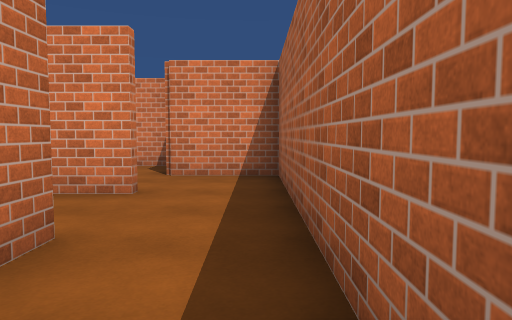
view 1 (above)

21 first-person views from a walk through a 3-D level made in the Unity game engine. The camera is 1.3 m above the floor, tilts 4° down and sees 70° across. The floor is counted in squares, 1.8 m on a side. Each view is taken from the middle of a square. On the plan, view 1 faces up. The plan holds only what a view shows up to about 11 squares ahead; the rest is blank. The player is left out. Surface patterns are stand-ins for the level's own textures.

view 2
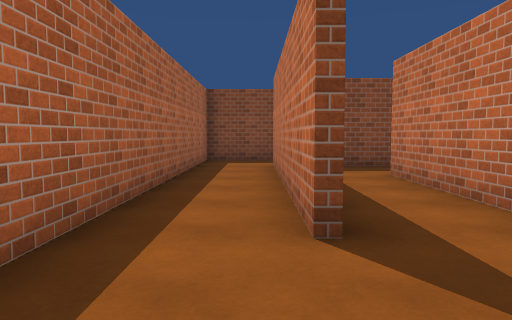

view 3
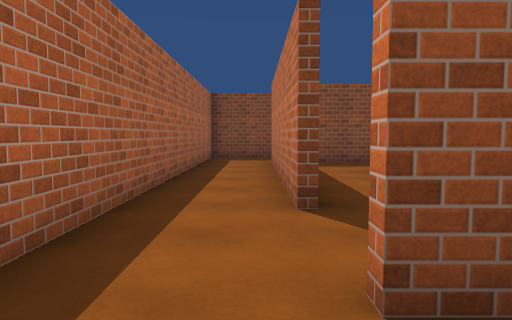

view 4
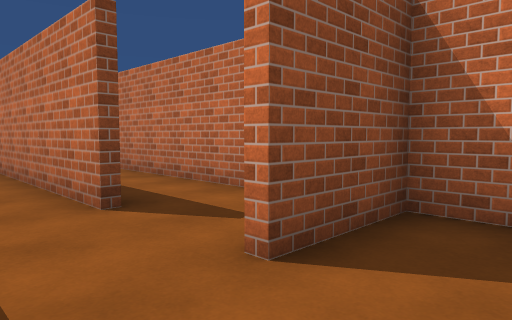

view 5
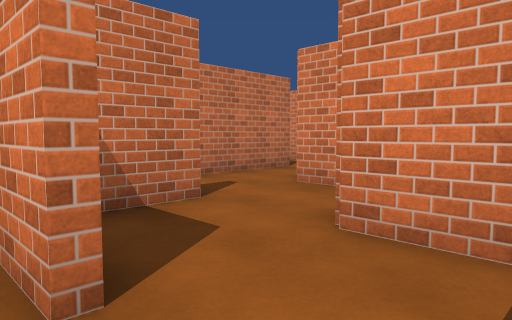

view 6
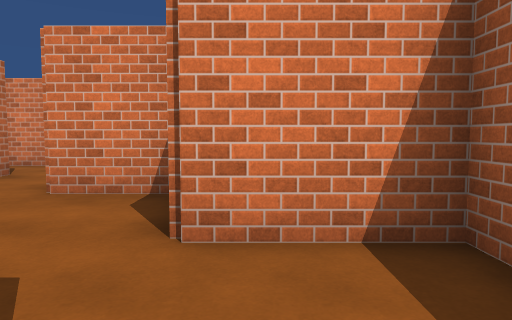

view 7
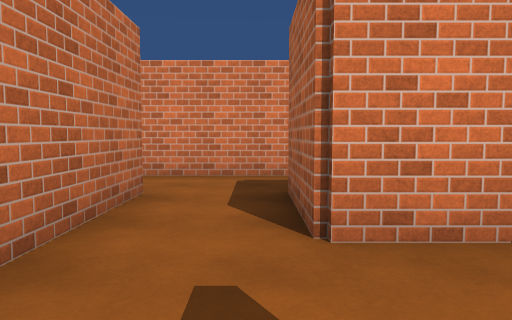

view 8
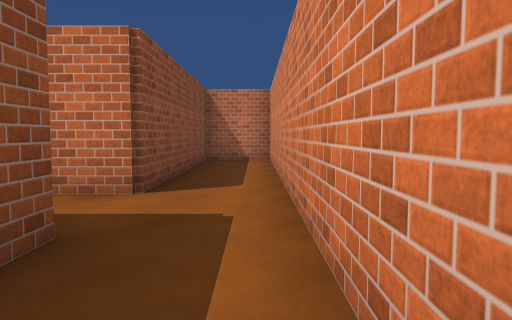

view 9
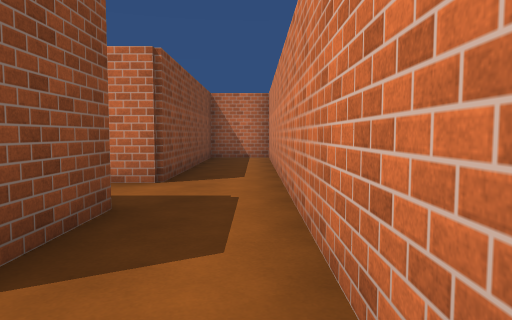

view 10
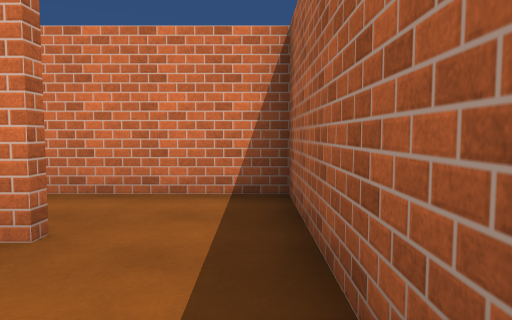

view 11
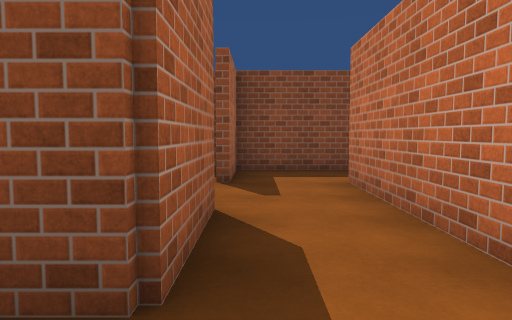

view 12
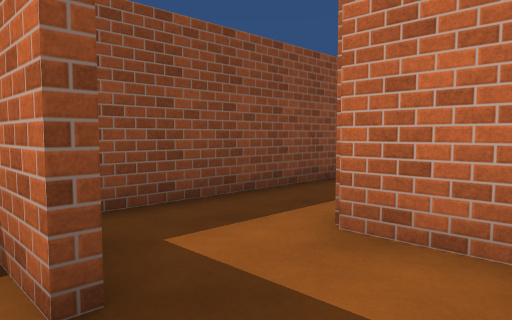

view 13
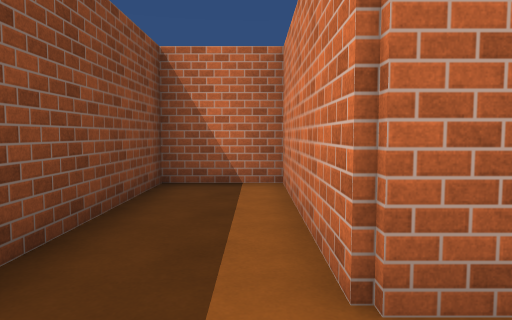

view 14
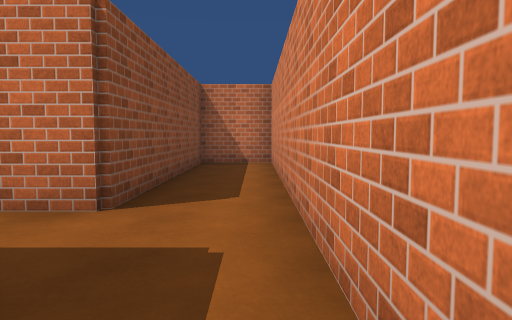

view 15
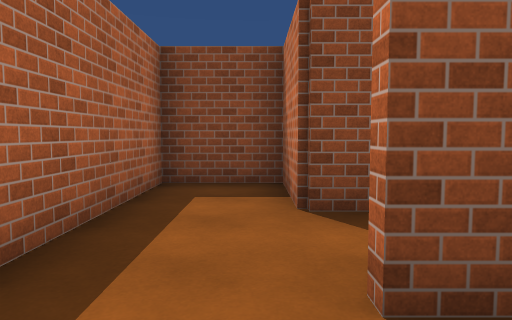

view 16
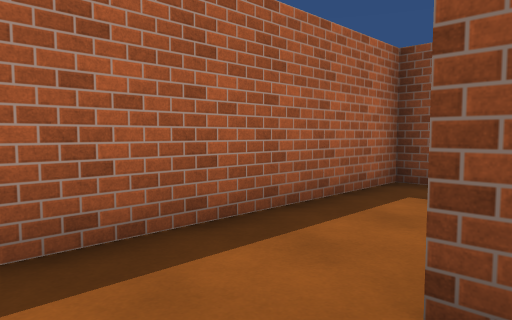

view 17
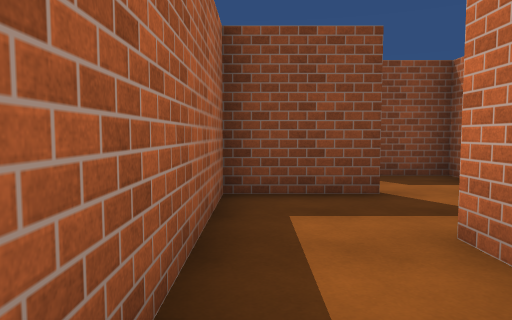

view 18
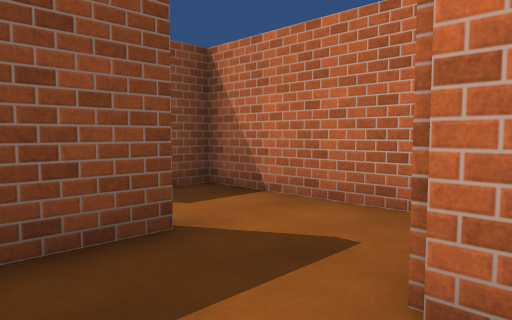

view 19
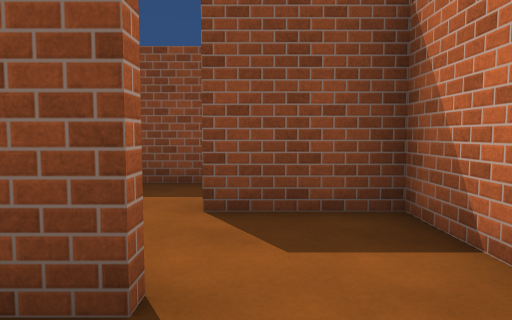

view 20
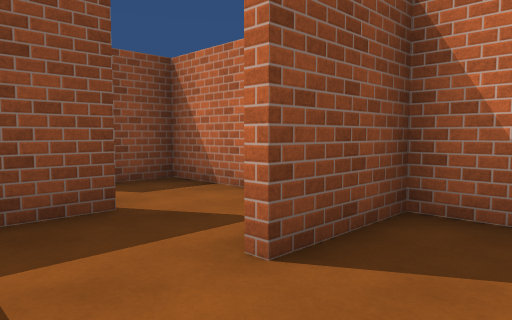

view 21
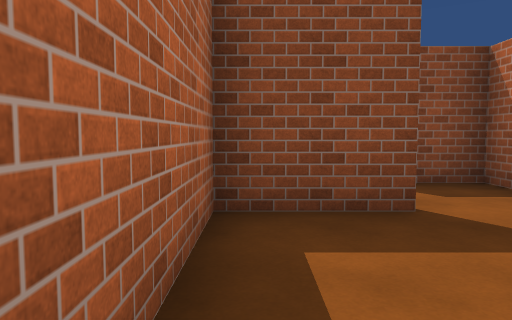

### Floor plan
Key: @ floor where view 1 was taken; # wall or solid block; . floor.
Columns run from 12 left of view 1 to 1 right of it. Each row starts with its distance up from view 1.
 13 ##############
 12  #...........#
 11  ######..##..#
 10       ##.#...#
  9        #.##..#
  8        #..##.#
  7    #####...###
  6    #.....#...#
  5   #########..#
  4          #...#
  3          #...#
  2          #.#.#
  1          #.#.#
  0          #.#@#
 -1          #.#.#
 -2         ...#.#
 -3         ####.#
 -4          #...#
 -5          #.###
 -6          #...
 -7          ##..#
 -8          #...#
 -9          #.###
-10          #.
-11          ##
-12          #

Positions as (right, up) in squares from view 1, and headings:
1: (0, 0), facing up
2: (-1, 5), facing down
3: (-1, 6), facing down
4: (0, 6), facing down-left
5: (0, 4), facing up-left
6: (-1, 4), facing up
7: (-4, 6), facing up
8: (-1, 12), facing left
9: (0, 12), facing left
10: (0, 8), facing up
11: (-4, 12), facing down
12: (-3, 8), facing down-left
13: (-4, 6), facing left
14: (-2, 12), facing left
15: (-1, 12), facing down
16: (-2, 12), facing down-right
17: (0, -1), facing down
18: (0, -3), facing down-left
19: (-2, -4), facing down
20: (0, -6), facing down-left
21: (0, -6), facing down
